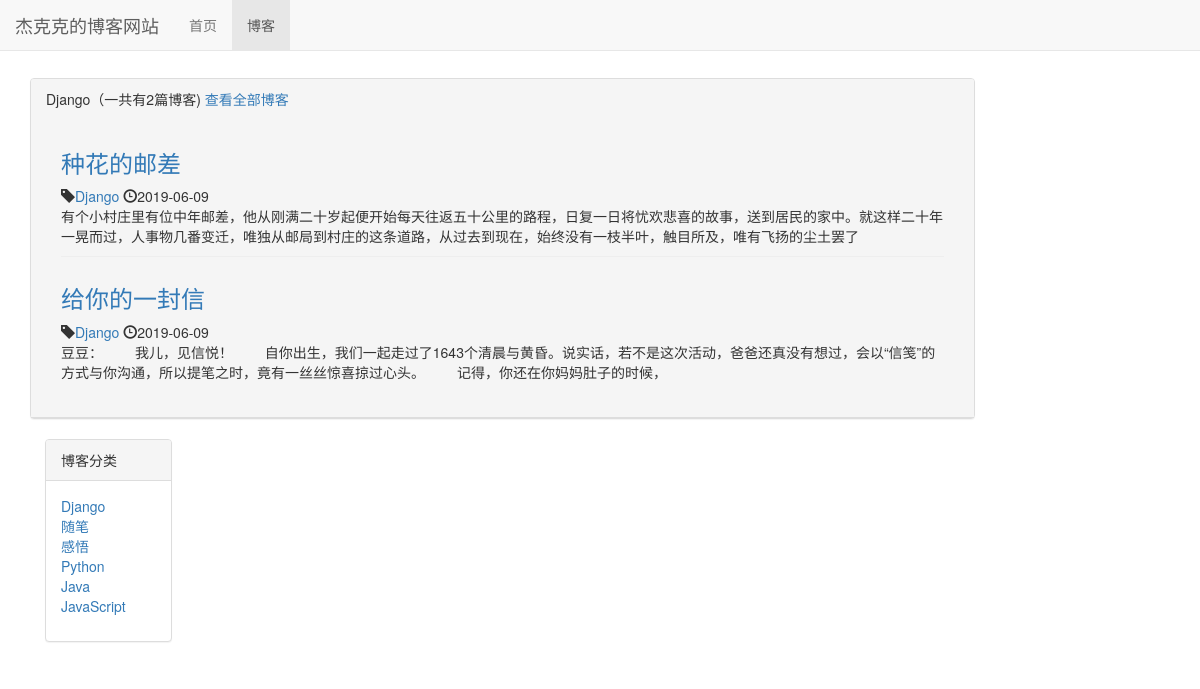
The page /blog/type/1 on the database its author committed.
### blog/models.py (models this page shows)
class BlogType(models.Model):
    type_name = models.CharField(max_length=15)
    def __str__(self):
        return self.type_name

class Blog(models.Model):
    title = models.CharField(max_length=50)
    blogtype = models.ForeignKey(BlogType,on_delete=models.DO_NOTHING)
    content = models.TextField()
    author = models.ForeignKey(User,on_delete=models.DO_NOTHING)
    created_time = models.DateTimeField(auto_now_add=True)
    last_updated_time = models.DateTimeField(auto_now=True)
    def __str__(self):
        return f"<Blog:{self.title}>"

### blog/views.py (the view)
# urls.py: path('type/<type_id>',views.blog_type_list,name = "type_list"),
def blog_type_list(request,type_id):
    context = {}
    blog_type  = BlogType.objects.get(pk = type_id)
    context['blogs'] = Blog.objects.filter(blogtype=blog_type)
    context['blog_type'] = blog_type
    context['blog_types'] = BlogType.objects.all()
    print(context)
    return render_to_response('blog/blog_type.html', context)

### blog/templates/blog/blog_type.html (shortened to what this page needs)
{% extends 'blog/blog_list.html' %}
{% block blog_list_title %}
    {{ blog_type.type_name  }}（一共有{{ blogs|length }}篇博客)
    <a href="{% url 'blog_list' %}">查看全部博客</a>
{% endblock %}

### blog/templates/blog/blog_list.html (shortened to what this page needs)
{% extends 'base.html' %}
{% load staticfiles %}
{% block header_extends %}
    <link rel="stylesheet" href="{% static  'blog/blog.css' %}">
{% endblock %}
{% block content %}
    <div class="container">
        <div class="row">
            <div class="col-xs-12 col-sm-8 col-md-9 col-lg-10">
                <div class="panel panel-default">
                    <div class="panel-heading">
                        {% block blog_list_title %}{% endblock %}
                    <div class="panel-body">
                        {% for blog in blogs %}
                            <div class="blog">
                           <h3> <a href="{% url 'bg_detail' blog.pk %}">{{ blog.title }}</a></h3>
                             <p class="blog-info">
                                 <span class="glyphicon glyphicon-tag"></span><a href="{% url 'type_list' blog.blogtype.pk %}">{{ blog.blogtype }}</a>
                                 <span class="glyphicon glyphicon-time"></span>{{ blog.created_time|date:"Y-m-d" }}
                             </p>
                            <p>{{ blog.content|truncatechars:120 }}</p>
                            </div>
                        {% empty %}
                            <div class="blog">
                            <h3>-- 暂无内容，敬请期待--</h3>
                            </div>
                        {% endfor %}
                    </div>
                </div>
            </div>
            <div class="hidden-xs col-sm-4 col-md-3 col-lg-2">
            <div class="panel panel-default">
                <div class="panel-heading">博客分类</div>
                <div class="panel-body">
                    <ul class="blog-types">
                        {% for blog_type in blog_types %}
                            <li><a href="{% url 'type_list' blog_type.pk %}">{{ blog_type.type_name }}</a></li>
                        {% empty %}
                            <li>暂无分类</li>
                        {% endfor %}
                    </ul>
                </div>
            </div>
            </div>
        </div>
    </div>
{% endblock %}
{% block nav_blog_active %}
    active
{% endblock %}

### blog/static/blog/blog.css (style rules this page uses)
ul.blog-types { list-style-type:none; }
div.blog:not(:last-child) { margin-bottom: 2em; padding-top: 1em; border-bottom: 1px solid #eee; }
div.blog h3 { margin-top: 0.5em; }
div.blog p.blog-info { margin-bottom: 0px; }

### static/base.css (style rules this page uses)
* { margin: 0; padding: 0; }
body { margin-top: 78px!important; }

### rows shown on the page
BlogType: type_name "Django"
Blog: title "种花的邮差", blogtype "Django", created_time "2019-06-09", content "有个小村庄里有位中年邮差，他从刚满二十岁起便开始每天往返五十公里的路程，日复一日将忧欢悲喜的故事，送到居民的家中。就这样二十年一晃而过，人事物几番变迁，唯独从邮局到村庄的这条道路，从过去到现在，始终没有一枝半叶，触目所及，唯有飞扬的尘土罢了"
Blog: title "给你的一封信", blogtype "Django", created_time "2019-06-09", content "豆豆： 我儿，见信悦！ 自你出生，我们一起走过了1643个清晨与黄昏。说实话，若不是这次活动，爸爸还真没有想过，会以“信笺”的方式与你沟通，所以提笔之时，竟有一丝丝惊喜掠过心头。 记得，你还在你妈妈肚子的时候，"
BlogType: type_name "随笔"
BlogType: type_name "感悟"
BlogType: type_name "Python"
BlogType: type_name "Java"
BlogType: type_name "JavaScript"

### other values the page prints
{{ blogs|length }} "2"
